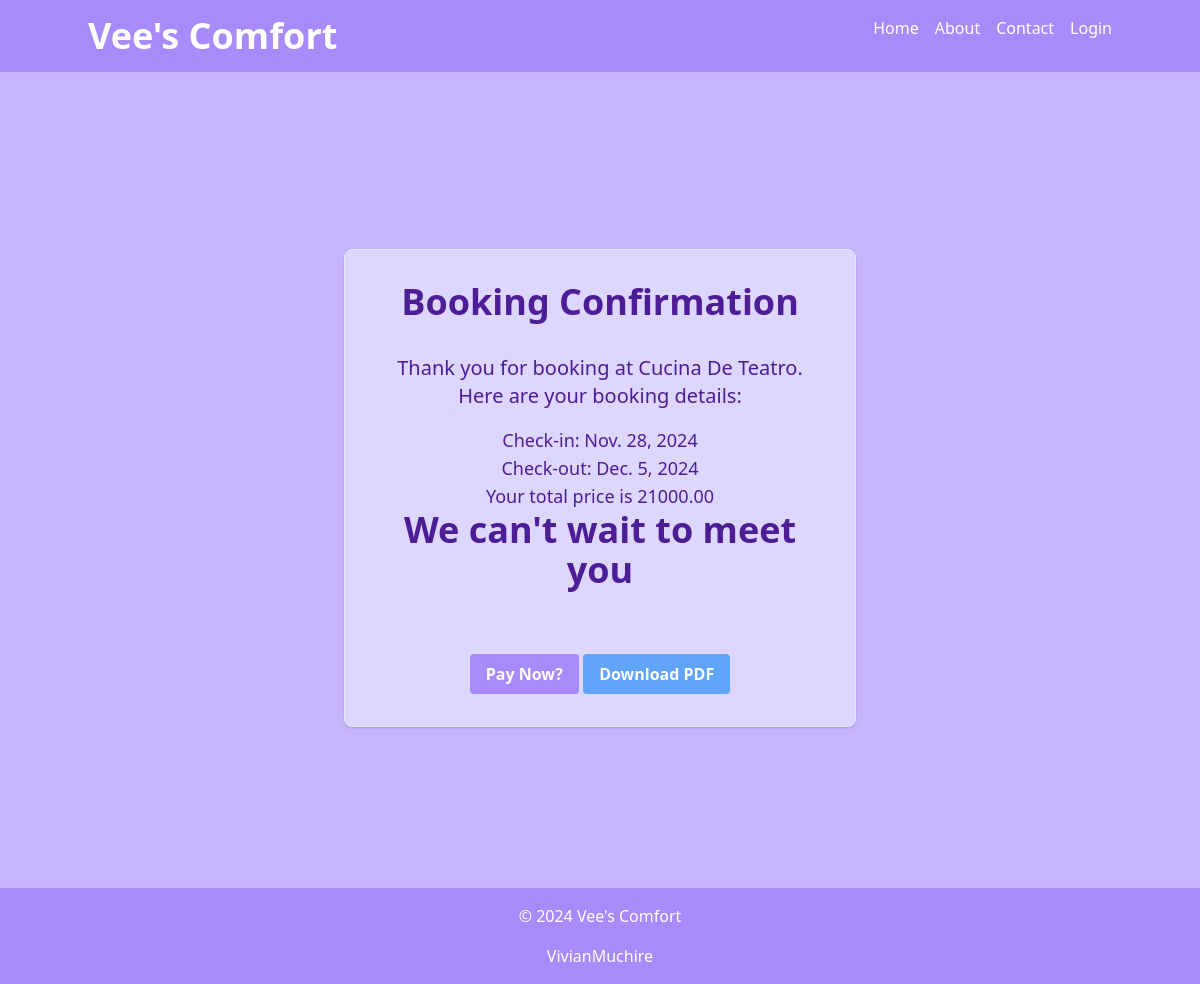
The page /booking/confirmation/1/ on the database its author committed.
### hostelapp/models.py (models this page shows, shortened)
class Booking(models.Model):
    hostel = models.ForeignKey(Hostel, on_delete=models.CASCADE, related_name='bookings')
    user = models.ForeignKey(User, on_delete=models.CASCADE)
    room_number = models.CharField(max_length=10, blank=True, editable=False)
    check_in = models.DateField()
    check_out = models.DateField()
    total_price = models.DecimalField(max_digits=10, decimal_places=2)
    include_breakfast = models.BooleanField(default=False)
    include_lunch = models.BooleanField(default=False)
    airport_pickup_option = models.BooleanField(default=False)
    flight_number = models.CharField(max_length=20, null=True, blank=True)
    pickup_time = models.TimeField(null=True, blank=True)
    CAR_CHOICES = [
        ('Taxi', 'Taxi'),
        ('Van', 'Van'),
    ]
    car_type = models.CharField(max_length=10, choices=CAR_CHOICES, null=True, blank=True)
    room_service = models.BooleanField(default=False)  # New field for room service

class Hostel(models.Model):
    name = models.CharField(max_length=255)
    description = models.TextField()
    price_per_night = models.DecimalField(max_digits=10, decimal_places=2)
    image = models.ImageField(upload_to='hostel_images/')
    location = models.CharField(max_length=100)
    room_number = models.IntegerField()
    breakfast_menu = models.ImageField(upload_to='hostel_menus/', null=True, blank=True)
    lunch_menu = models.ImageField(upload_to='hostel_menus/', null=True,)

### hostelapp/views.py (the view)
# urls.py: path('booking/confirmation/<int:booking_id>/', booking_confirmation, name='booking_confirmation'),
def booking_confirmation(request, booking_id):
    booking = get_object_or_404(Booking, pk=booking_id)
    return render(request, 'hostel_pages/booking_confirmation.html', {'booking':booking})

### hostelapp/templates/hostel_pages/booking_confirmation.html
{% extends "base.html" %}
{% load static %}
{% block content %}
<div class="bg-purple-300 flex items-center justify-center min-h-screen bg-gray-100">
    <div class="bg-purple-200 border border-gray-200 rounded-lg shadow p-8 w-full max-w-lg text-center">
        <h1 class="text-4xl font-bold text-purple-900 mb-8">Booking Confirmation</h1>
        <p class="text-xl text-purple-900">Thank you for booking at {{ booking.hostel.name }}. Here are your booking details:</p>
        <ul class="mt-4 text-lg text-purple-900">
            <li>Check-in: {{ booking.check_in }}</li>
            <li>Check-out: {{ booking.check_out }}</li>
            <li>Your total price is {{ booking.total_price }}</li>
        </ul>
        <h2 class="text-4xl font-bold text-purple-900 mb-8">We can't wait to meet you</h2>
        <a href="{% url 'hostelapp:payment' booking_id=booking.id %}" class="bg-purple-400 hover:bg-purple-500 text-white font-bold py-2 px-4 rounded focus:outline-none focus:shadow-outline inline-block mt-8">
            Pay Now?
        </a>
        <a href="{% url 'hostelapp:booking_confirmation_pdf' booking_id=booking.id %}" class="bg-blue-400 hover:bg-blue-500 text-white font-bold py-2 px-4 rounded focus:outline-none focus:shadow-outline inline-block mt-8">
            Download PDF
        </a>
    </div>
</div>
{% endblock %}

### rows shown on the page
Booking: hostel.name "Cucina De Teatro", check_in "Nov. 28, 2024", check_out "Dec. 5, 2024", total_price "21000.00"
